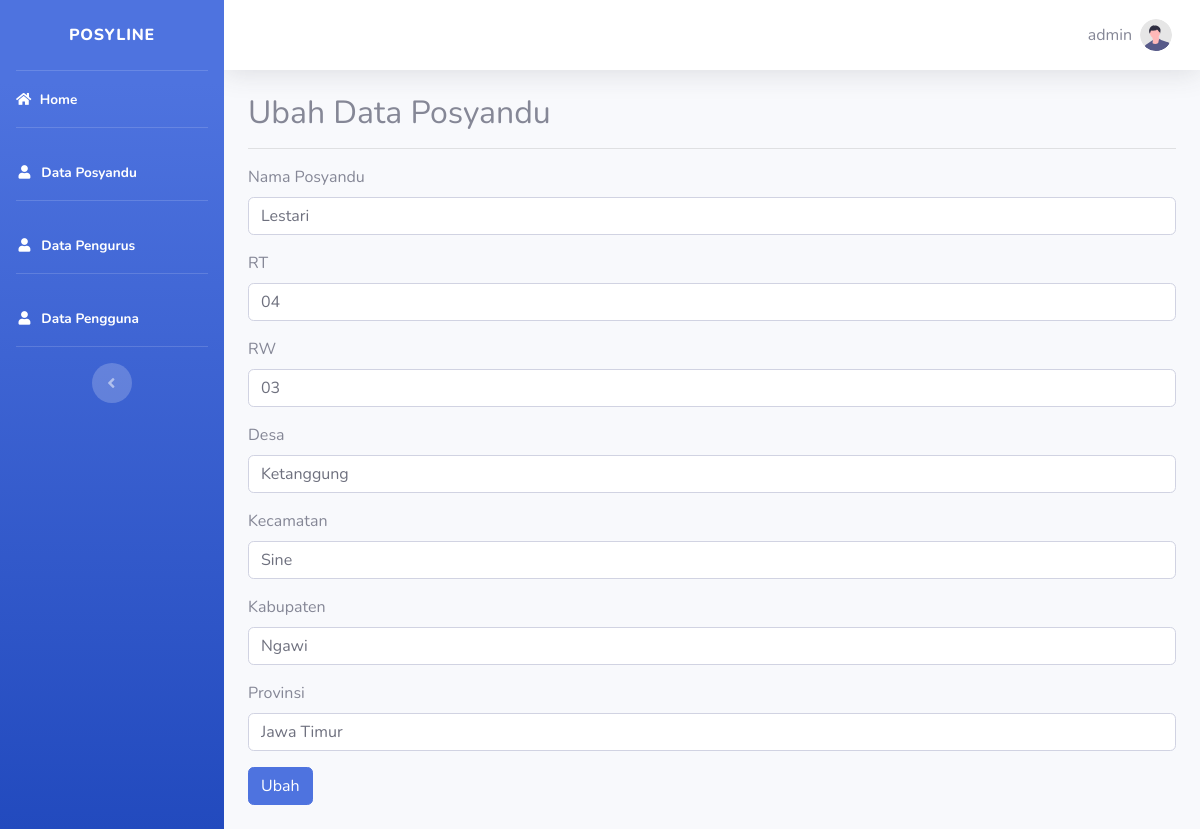
Page /admin/index.php?halaman=ubahposyandu&id=1 (signed in) on the committed database.
### tables this page shows
CREATE TABLE `data_posyandu` (
  `id_posyandu` int(11) NOT NULL,
  `nama_posyandu` varchar(50) NOT NULL,
  `rt` varchar(50) NOT NULL,
  `rw` varchar(50) NOT NULL,
  `desa` varchar(50) NOT NULL,
  `kecamatan` varchar(50) NOT NULL,
  `kabupaten` varchar(50) NOT NULL,
  `provinsi` varchar(50) NOT NULL
);

### admin/ubahposyandu.php (the view, shortened to what this page needs)
<h2>Ubah Data Posyandu</h2>
<hr>
<?php
$id = $_GET["id"];
$data = query("SELECT * FROM data_posyandu WHERE id_posyandu = $id")[0];
?>
<form method="post" enctype="multipart/form-data">
	<div class="form-group">
		<label>Nama Posyandu</label>
		<input type="text" class="form-control" name="nama"
				value="<?= $data["nama_posyandu"]; ?>">
	</div>
	<div class="form-group">
		<label>RT</label>
		<input type="text" class="form-control" name="rt"
				value="<?= $data["rt"]; ?>">
	</div>
	<div class="form-group">
		<label>RW</label>
		<input type="text" class="form-control" name="rw"
				value="<?= $data["rw"]; ?>">
	</div>
	<div class="form-group">
		<label>Desa</label>
		<input type="text" class="form-control" name="desa"
				value="<?= $data["desa"]; ?>">
	</div>
	<div class="form-group">
		<label>Kecamatan</label>
		<input type="text" class="form-control" name="kecamatan"
				value="<?= $data["kecamatan"]; ?>">
	</div>
	<div class="form-group">
		<label>Kabupaten</label>
		<input type="text" class="form-control" name="kabupaten"
				value="<?= $data["kabupaten"]; ?>">
	</div>
	<div class="form-group">
		<label>Provinsi</label>
		<input type="text" class="form-control" name="provinsi"
				value="<?= $data["provinsi"]; ?>">
	</div>
	<button class="btn btn-primary" type="submit" name="submit">Ubah</button>
</form>
<br>

### rows in the picture
data_posyandu: nama "Lestari", rt "04", rw "03", desa "Ketanggung", kecamatan "Sine", kabupaten "Ngawi", provinsi "Jawa Timur"

### other values in the picture
$_SESSION['admin']['username_admin'] "admin"
